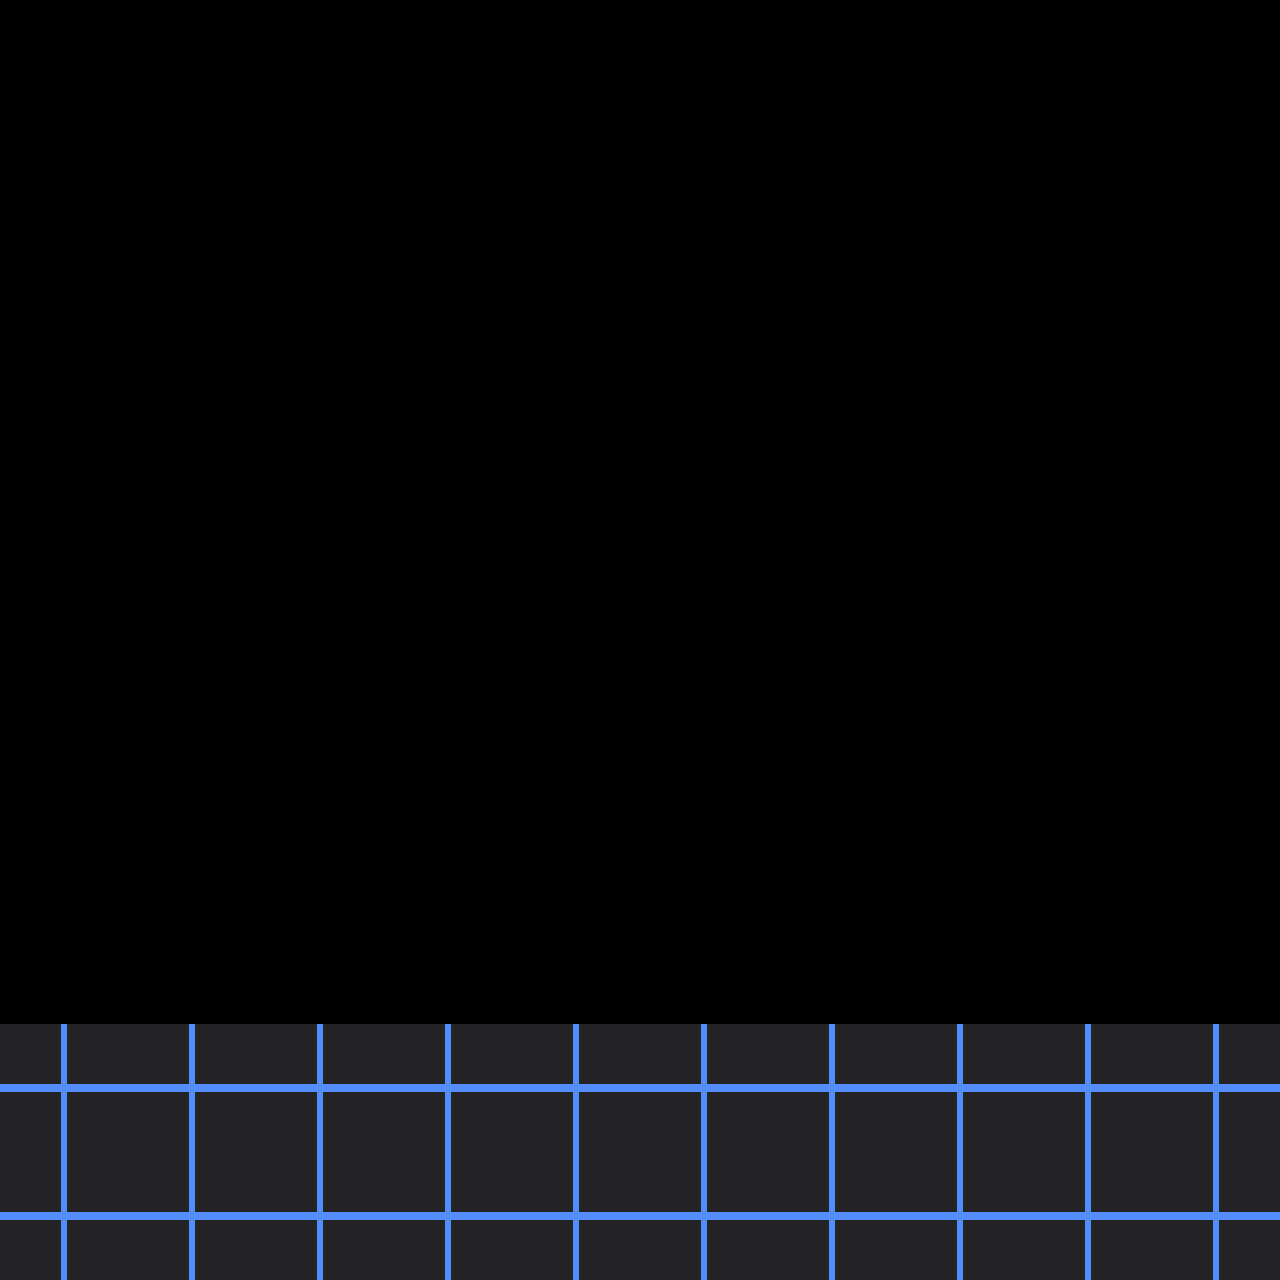

Below is a game level as drawn by its tile map, then a one-line description and the .tmx file that defines it, in full:
An orthogonal 10x10 tile map with 128x128 px tiles, 1 tile layer (Tile Layer 1).

<map version="1.0" orientation="orthogonal" renderorder="right-down" width="10" height="10" tilewidth="128" tileheight="128" nextobjectid="1">
 <tileset firstgid="1" name="testitle" tilewidth="128" tileheight="128" tilecount="1">
  <image source="testitle.jpg" width="128" height="128" />
 </tileset>
 <layer name="Tile Layer 1" width="10" height="10">
  <data encoding="csv">
0,0,0,0,0,0,0,0,0,0,
0,0,0,0,0,0,0,0,0,0,
0,0,0,0,0,0,0,0,0,0,
0,0,0,0,0,0,0,0,0,0,
0,0,0,0,0,0,0,0,0,0,
0,0,0,0,0,0,0,0,0,0,
0,0,0,0,0,0,0,0,0,0,
0,0,0,0,0,0,0,0,0,0,
1,1,1,1,1,1,1,1,1,1,
1,1,1,1,1,1,1,1,1,1
</data>
 </layer>
</map>